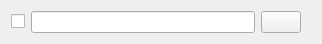
<?xml version="1.0" encoding="UTF-8"?>
<ui version="4.0">
 <class>Form_dynamic_list_field_template</class>
 <widget class="QWidget" name="Form_dynamic_list_field_template">
  <property name="geometry">
   <rect>
    <x>0</x>
    <y>0</y>
    <width>318</width>
    <height>42</height>
   </rect>
  </property>
  <property name="windowTitle">
   <string>Form</string>
  </property>
  <layout class="QVBoxLayout" name="verticalLayout">
   <item>
    <widget class="QWidget" name="widget_dynamic_list_field" native="true">
     <property name="sizePolicy">
      <sizepolicy hsizetype="Minimum" vsizetype="Fixed">
       <horstretch>0</horstretch>
       <verstretch>0</verstretch>
      </sizepolicy>
     </property>
     <property name="minimumSize">
      <size>
       <width>300</width>
       <height>0</height>
      </size>
     </property>
     <layout class="QHBoxLayout" name="horizontalLayout_4" stretch="0,1,0">
      <property name="leftMargin">
       <number>0</number>
      </property>
      <property name="topMargin">
       <number>0</number>
      </property>
      <property name="rightMargin">
       <number>10</number>
      </property>
      <property name="bottomMargin">
       <number>0</number>
      </property>
      <item>
       <widget class="QCheckBox" name="checkBox__dynamic_list_field">
        <property name="text">
         <string/>
        </property>
       </widget>
      </item>
      <item>
       <widget class="QLineEdit" name="lineEdit_dynamic_list_field">
        <property name="sizePolicy">
         <sizepolicy hsizetype="Minimum" vsizetype="Fixed">
          <horstretch>0</horstretch>
          <verstretch>0</verstretch>
         </sizepolicy>
        </property>
        <property name="toolTip">
         <string>&lt;html&gt;&lt;head/&gt;&lt;body&gt;&lt;p&gt;&lt;br/&gt;&lt;/p&gt;&lt;/body&gt;&lt;/html&gt;</string>
        </property>
        <property name="whatsThis">
         <string>&lt;html&gt;&lt;head/&gt;&lt;body&gt;&lt;p&gt;&lt;br/&gt;&lt;/p&gt;&lt;/body&gt;&lt;/html&gt;</string>
        </property>
        <property name="text">
         <string/>
        </property>
       </widget>
      </item>
      <item>
       <widget class="QPushButton" name="pushButton_delete_DynamicListField">
        <property name="text">
         <string/>
        </property>
        <property name="icon">
         <iconset theme="QIcon::ThemeIcon::EditClear"/>
        </property>
       </widget>
      </item>
     </layout>
    </widget>
   </item>
  </layout>
 </widget>
 <resources/>
 <connections/>
</ui>
